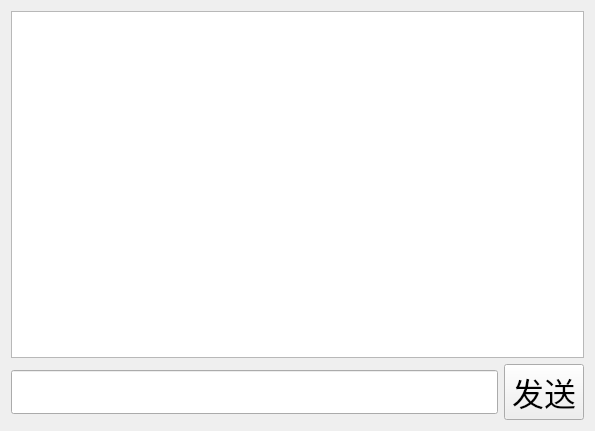
<?xml version="1.0" encoding="UTF-8"?>
<ui version="4.0">
 <class>PrivateChat</class>
 <widget class="QWidget" name="PrivateChat">
  <property name="geometry">
   <rect>
    <x>0</x>
    <y>0</y>
    <width>595</width>
    <height>431</height>
   </rect>
  </property>
  <property name="windowTitle">
   <string>Form</string>
  </property>
  <layout class="QVBoxLayout" name="verticalLayout_2">
   <item>
    <layout class="QVBoxLayout" name="verticalLayout">
     <item>
      <widget class="QTextEdit" name="showMsg_te">
       <property name="font">
        <font>
         <pointsize>24</pointsize>
        </font>
       </property>
      </widget>
     </item>
     <item>
      <layout class="QHBoxLayout" name="horizontalLayout">
       <item>
        <widget class="QLineEdit" name="inputMsg_le">
         <property name="font">
          <font>
           <pointsize>24</pointsize>
          </font>
         </property>
        </widget>
       </item>
       <item>
        <widget class="QPushButton" name="sendMsg_pb">
         <property name="font">
          <font>
           <pointsize>24</pointsize>
          </font>
         </property>
         <property name="text">
          <string>发送</string>
         </property>
        </widget>
       </item>
      </layout>
     </item>
    </layout>
   </item>
  </layout>
 </widget>
 <resources/>
 <connections/>
</ui>
